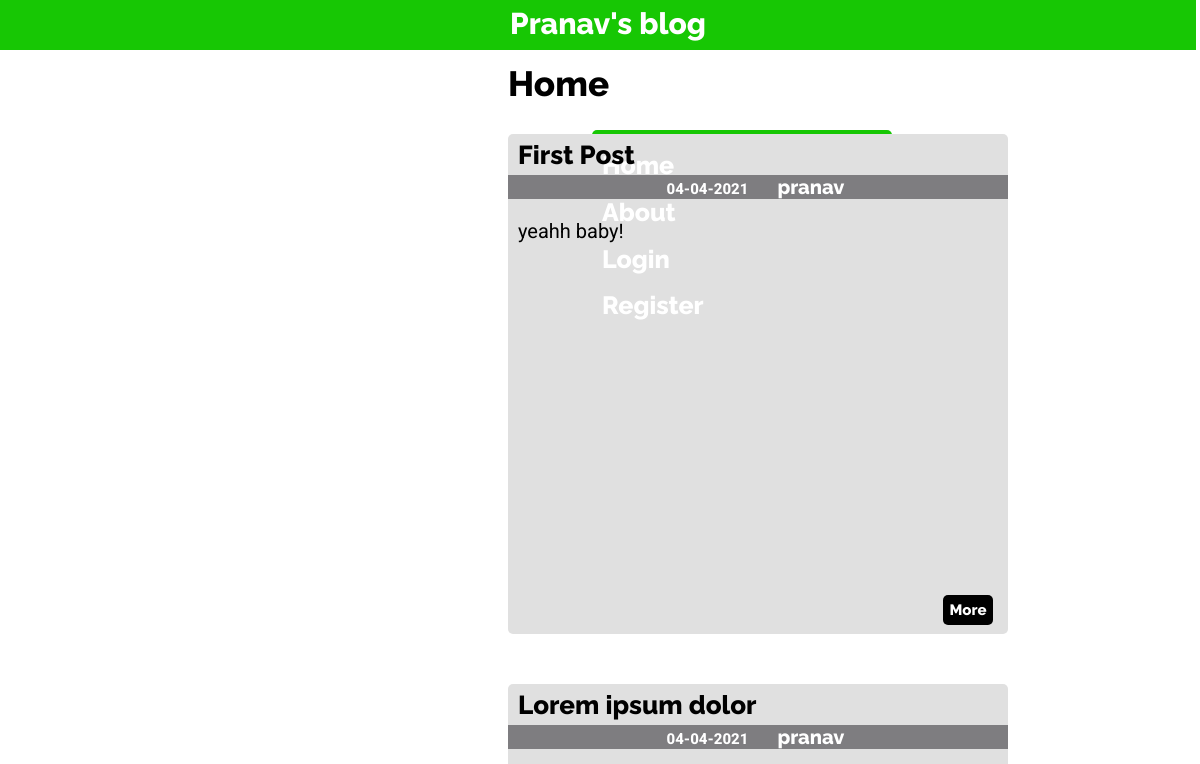
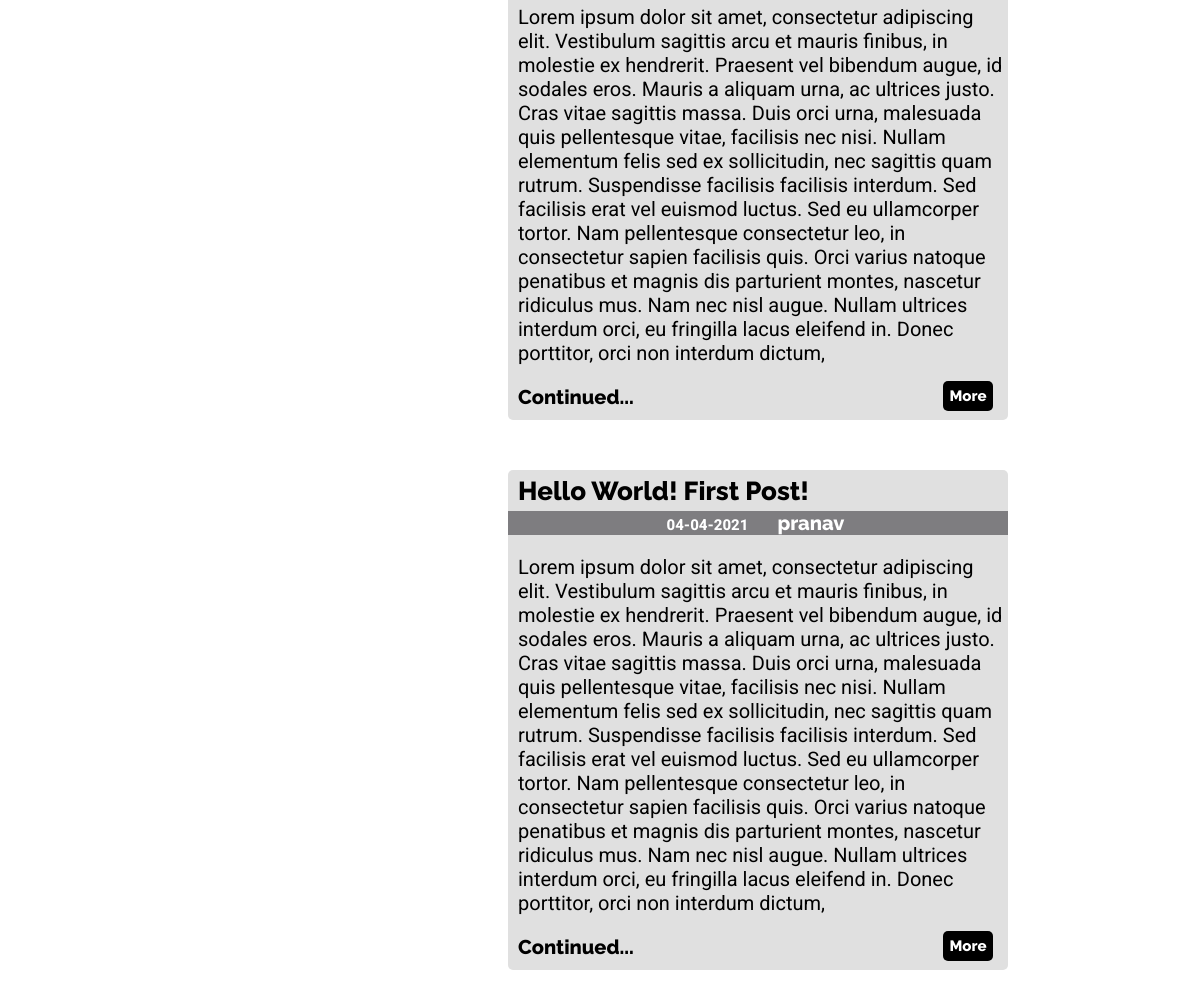
Page /home on the earlier database version (2 pictures, top to bottom).
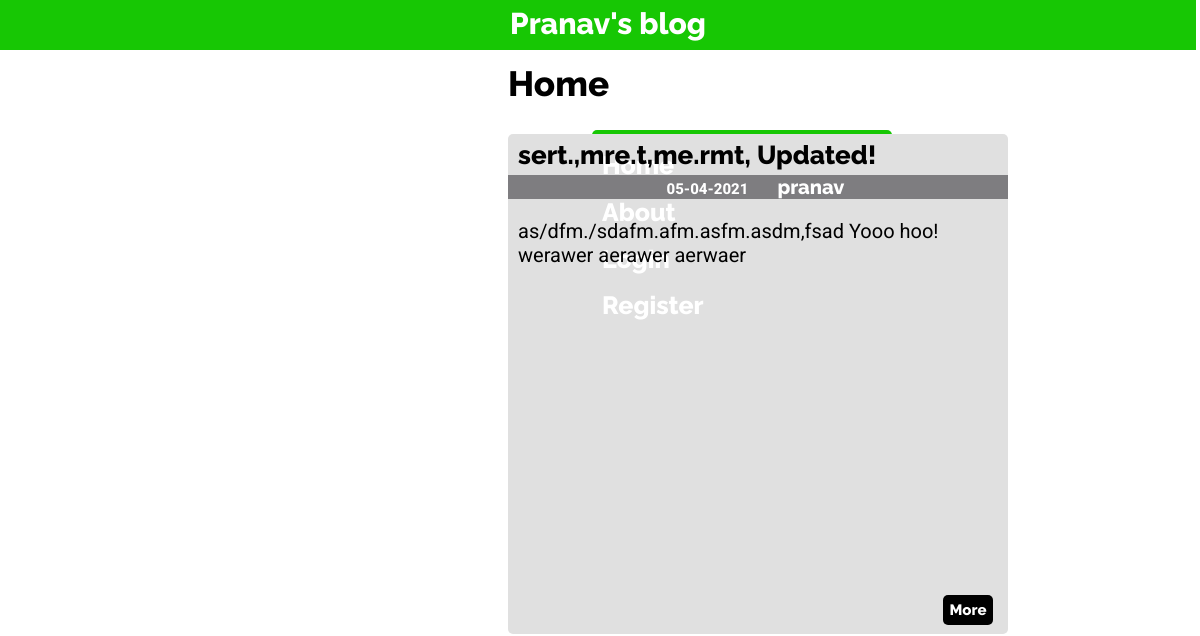
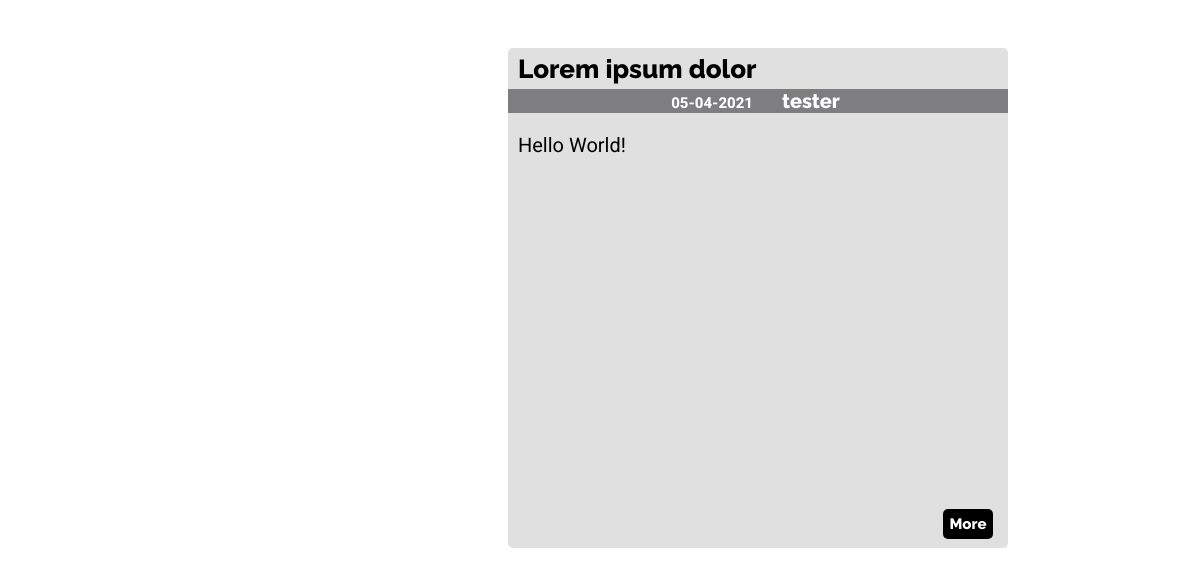
Same page on the later database version (2 pictures, top to bottom).
### flaskblog/models.py (models this page shows, shortened)
class Post(db.Model):
    id = db.Column(db.Integer,primary_key=True)
    date = db.Column(db.DateTime,nullable=False,default=dt.datetime.utcnow)
    title = db.Column(db.String(35),nullable=False)
    content = db.Column(db.Text,nullable=False)
    user_id = db.Column(db.Integer,db.ForeignKey('user.id'),nullable=False)

class User(db.Model,UserMixin):
    id = db.Column(db.Integer,primary_key=True)
    username = db.Column(db.String(20),unique=True,nullable=False)
    email = db.Column(db.String(120),unique=True,nullable=False)
    image_file = db.Column(db.String(20),nullable=False,default='default.png')
    password = db.Column(db.String(60),nullable=False)
    posts = db.relationship('Post',backref='author',lazy=True)

### flaskblog/routes.py (the view)
@app.route("/")
@app.route("/home")
def home():
    posts = Post.query.all()
    return render_template('home.html',posts=posts)

### flaskblog/templates/home.html (shortened to what this page needs)
{% extends "layout.html" %}
{% block content %}
  <h1 style="margin-left:500px;">Home</h1>
  {% for post in posts %}
    <div class="post">
      <div style="height:1px;"></div>
      <div>
        <button class="button more_button" style="margin-left:435px;margin-top:460px;"><a href="{{ current_user.username }}/post/{{ post.id }}" style="text-decoration:none;color:inherit;"><h2 style="font-size:15px;margin:auto;">More</h2></a></button>
        <h1 style="margin-top:5px;margin-bottom:25px;font-size:26px;">{{ post.title }}</h1>
        <div style="text-align:center;background-color:#7e7d80;color:white;">
          <h2 style="display:inline;margin-right:15px;font-family:'Roboto',sans-serif;font-size:15px;">{{ post.date.strftime('%d-%m-%Y') }}</h2>
          <h2 style="display:inline;margin-right:15px;">{{ post.author.username }}</h2>
        </div>
      </div>
      {% if post.content|length >=775 %}
        <h3 style="font-family:'Roboto',sans-serif;font-weight:normal;">{{ post.content[0:775] }}</h3>
        <h2>Continued...</h2>
      {% else %}
        <h3 style="font-family:'Roboto',sans-serif;font-weight:normal;">{{ post.content }}</h3>
      {% endif %}
    </div>
  {% endfor %}
{% endblock content %}

### flaskblog/templates/layout.html (shortened to what this page needs)
<!DOCTYPE html>
<html>
<head>
  <link rel="stylesheet" type="text/css" href="{{ url_for('static',filename='css/layout.css') }}">
</head>
<body>
  <div class="top_bar">
    <h1 style="margin-left:510px;font-size:30px;margin-top:5px;margin-right:auto;"><a href="/home" style="text-decoration:none;color:white;">Pranav's blog</a></h1>
  </div>
  <div class="right_bar">
    <div style="height:10px;"></div>
    <h1 style="font-size:25px;margin-top:10px;"><a href="/home" style="text-decoration:none;color:white;">Home</a></h1>
    <h1 style="font-size:25px;margin-top:10px;"><a href="/about" style="text-decoration:none;color:white;">About</a></h1>
    {% if current_user.is_authenticated %}
      <h1 style="font-size:25px;margin-top:10px;"><a href="{{ url_for('new_post',username=current_user.username) }}" style="text-decoration:none;color:white;">New Post</a></h1>
      <h1 style="font-size:25px;margin-top:10px;"><a href="/account" style="text-decoration:none;color:white;">Account</a></h1>
      <h1 style="font-size:25px;margin-top:10px;"><a href="/logout" style="text-decoration:none;color:white;">Logout</a></h1>
    {% else %}
    <h1 style="font-size:25px;margin-top:10px;"><a href="/login" style="text-decoration:none;color:white;">Login</a></h1>
    <h1 style="font-size:25px;margin-top:10px;"><a href="/register" style="text-decoration:none;color:white;">Register</a></h1>
    {% endif %}
  </div>
  <div>
    {% block content %}{% endblock %}
  </div>
</body>
</html>

### flaskblog/static/css/layout.css (style rules this page uses)
.top_bar { height:50px; width:101%; background-color: #17c704; margin-top: -8px; margin-left: -8px; margin-right: auto; margin-bottom: auto; border: none; }
.right_bar { height:500px; width:300px; background-color: #17c704; margin-top: 80px; margin-bottom:auto; margin-right: 300px; margin-left:auto; border-radius: 5px; }
.post { height:500px; width:500px; background-color: #e0e0e0; margin-top: 50px; margin-bottom: auto; margin-right: auto; margin-left: 500px; border-radius: 5px; }
.more_button { background-color: black; height: 30px; width: 50px; border-radius: 5px; color:white; text-decoration: none; border:none; }
h1 { font-family: 'Raleway', sans-serif; font-weight: 800; font-size: 35px; margin-left: 10px; }
h2 { font-family: 'Raleway', sans-serif; font-weight: 800; font-size: 20px; margin-left: 10px; }
h3 { font-family: 'Raleway', sans-serif; font-weight: 700; font-size: 20px; margin-left: 10px; }

Differences in the rows shown:
removed Post: title "Hello World! First Post!", date "04-04-2021", author.username "pranav", content "Lorem ipsum dolor sit amet, consectetur adipiscing elit. Vestibulum sagittis arcu et mauris finibus, in molestie ex hendrerit. Praesent vel bibendum augue, id sodales eros. Mauris a aliquam urna, ac ultrices justo. Cras vitae sagittis massa. Duis orci urna, malesuada quis pellentesque vitae, facilisis nec nisi. Nullam elementum felis sed ex sollicitudin, nec sagittis quam rutrum. Suspendisse facilisis facilisis interdum. Sed facilisis erat vel euismod luctus. Sed eu ullamcorper tortor. Nam pellentesque consectetur leo, in consectetur sapien facilisis quis. Orci varius natoque penatibus et magnis dis parturient montes, nascetur ridiculus mus. Nam nec nisl augue. Nullam ultrices interdum…"
changed Post "pranav": title "First Post" → "sert.,mre.t,me.rmt, Updated!"; date "04-04-2021" → "05-04-2021"; content "yeahh baby!" → "as/dfm./sdafm.afm.asfm.asdm,fsad Yooo hoo! werawer aerawer aerwaer"
changed Post "Lorem ipsum dolor": date "04-04-2021" → "05-04-2021"; author.username "pranav" → "tester"; content "Lorem ipsum dolor sit amet, consectetur adipiscing elit. Vestibulum sagittis arcu et mauris finibus, in molestie ex hendrerit. Praesent vel bibendum augue, id sodales eros. Mauris a aliquam urna, ac ultrices justo. Cras vitae sagittis massa. Duis orci urna, malesuada quis pellentesque vitae, facilisis nec nisi. Nullam elementum felis sed ex sollicitudin, nec sagittis quam rutrum. Suspendisse facilisis facilisis interdum. Sed facilisis erat vel euismod luctus. Sed eu ullamcorper tortor. Nam pellentesque consectetur leo, in consectetur sapien facilisis quis. Orci varius natoque penatibus et magnis dis parturient montes, nascetur ridiculus mus. Nam nec nisl augue. Nullam ultrices interdum…" → "Hello World!"
